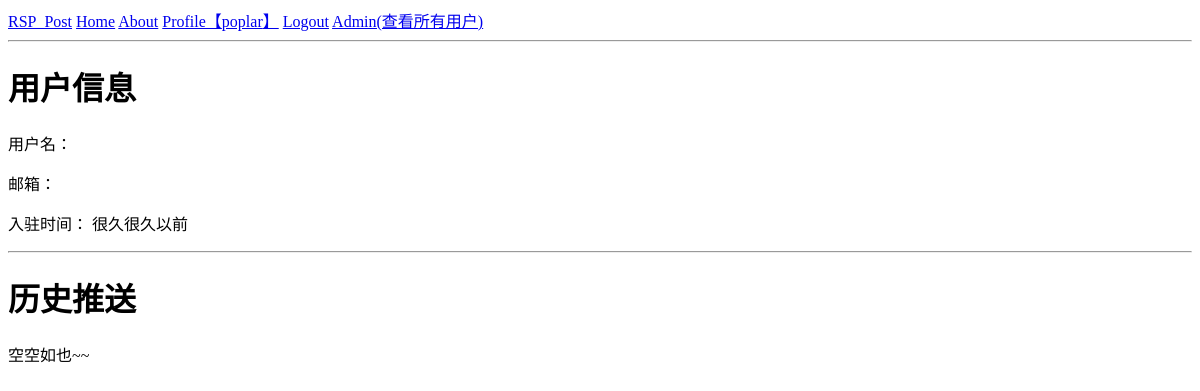
The page /profile/佚名 (signed in) on the database as committed earlier.
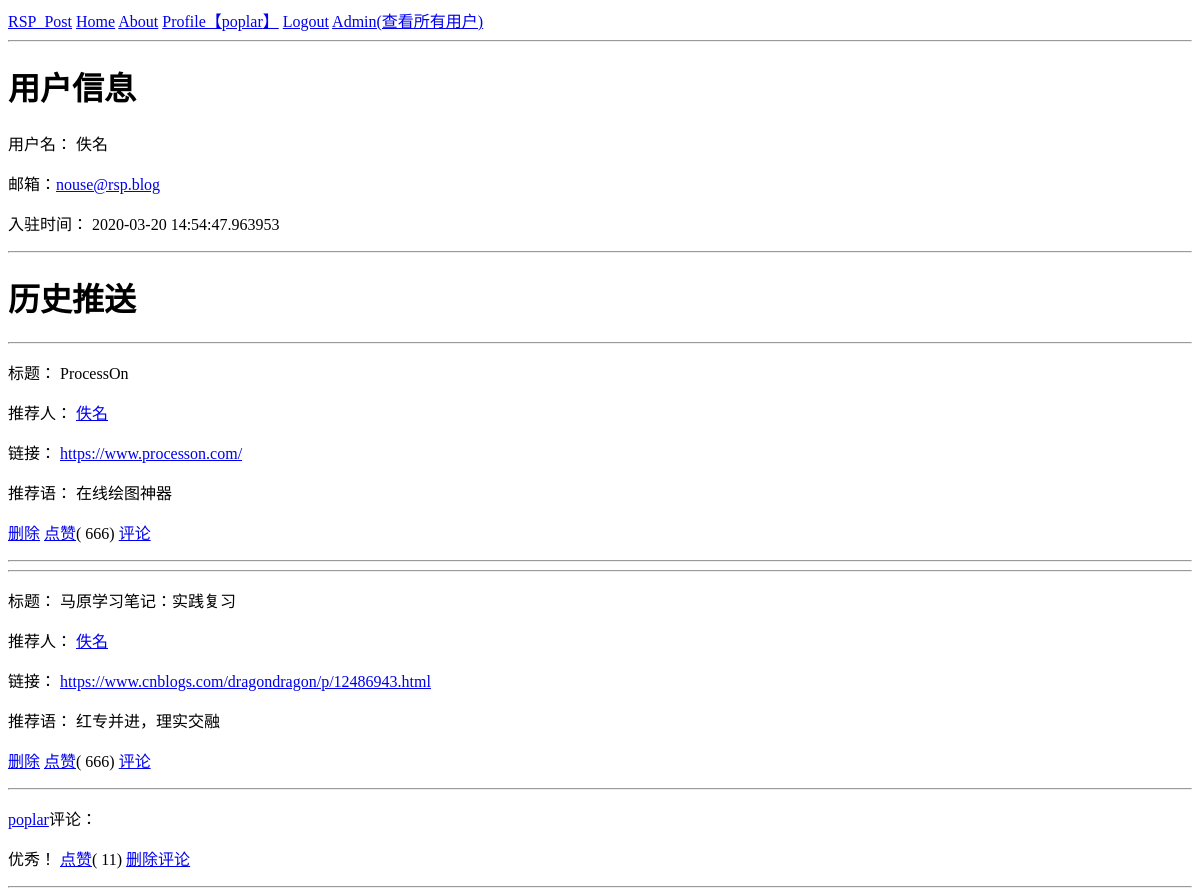
The same page on the database as committed later.
### rsppost/models.py (models this page shows, shortened)
class User(db.Model,UserMixin):
    id = db.Column(db.Integer, primary_key=True)
    username = db.Column(db.String(20), unique=True, nullable=False, index=True)
    email = db.Column(db.String(120), unique=True, nullable=False, index=True)
    password_hash = db.Column(db.String(128))
    is_admin=db.Column(db.Boolean,default=False)
    timestamp=db.Column(db.DateTime,index=True,default=datetime.utcnow)
    is_anonymous=db.Column(db.Boolean,default=False)
    posts=db.relationship('Post',backref='author',lazy='dynamic')
    comments=db.relationship('Comment',backref='author',lazy='dynamic')

class Post(db.Model):
    id=db.Column(db.Integer,primary_key=True)
    title = db.Column(db.String(140))
    url = db.Column(db.String(140))
    body = db.Column(db.String(140))
    likes=db.Column(db.Integer,default=0)
    liked_by=db.Column(db.String(20)) #点赞用户
    user_id=db.Column(db.Integer,db.ForeignKey('user.id'))
    comments=db.relationship('Comment',backref='father_post',lazy='dynamic')

class Comment(db.Model):
    id=db.Column(db.Integer,primary_key=True)
    content=db.Column(db.String(140))
    likes=db.Column(db.Integer,default=0)
    post_id=db.Column(db.Integer,db.ForeignKey('post.id'))
    user_id=db.Column(db.Integer,db.ForeignKey('user.id'))

### rsppost/users/routes.py (the view)
@users.route('/profile/<username>')
@login_required
def profile(username):
    user=User.query.filter_by(username=username).first()
    posts=Post.query.filter_by(author=user).all()
    return render_template('profile.html',title='Profile',posts=posts,user=user)

### rsppost/models.py (called while the page is built)
@login.user_loader
def load_user(id):
    return User.query.get(int(id))

### rsppost/templates/profile.html
{% extends 'base.html' %}
{% block content %}
    <h1>用户信息</h1>
    <p>用户名： {{ user.username }} </p>
    <p>邮箱：<a href="mailto: {{ user.email }} ">{{ user.email }}</a></p>
    <p>入驻时间：
        {% if not user.timestamp %}
            很久很久以前
        {% else %}
            {{ user.timestamp }}
        {% endif %}
    </p>
    <hr>
    <h1>历史推送</h1>
    {% if not posts %}
        空空如也~~
    {% endif %}
    {% for post in posts %}
        {% include '_post.html' %}
    {% endfor %}
{% endblock %}

### rsppost/templates/_post.html
<hr>
{% if post.title %}
<p>标题： {{ post.title }}</p>
{% endif %}
<p>推荐人： <a href='{{ url_for('users.profile',username = post.author.username) }}'>{{ post.author.username }}</a></p>
{% if post.url %}
<p>链接： <a href="{{ post.url }}">{{ post.url }}</a></p>
{% endif %}
{% if post.body %}
<p>推荐语： {{ post.body }}</p>
{% endif %}
<p>
    {% if post.author==current_user or current_user.is_admin %}
        <span><a href='{{ url_for('posts.delete_post',post_id=post.id) }}'>删除</a></span>
    {% endif %}
    <span><a href='{{ url_for('posts.like_post',post_id=post.id) }}'>点赞</a>( {{ post.likes }})</span>
    <span><a href="{{ url_for('posts.comment_post',post_id=post.id) }}">评论</a></span>
</p>
{% if post.comments.first() %}
    {% for comment in post.comments.all() %}
        <hr>
        <p>
            <a href="{{ url_for('users.profile',username=comment.author.username) }}">{{ comment.author.username }}</a>评论：
        </p>
        <p>
            {{ comment.content }}
            <span><a href='{{ url_for('posts.like_comment',comment_id=comment.id) }}'>点赞</a>( {{ comment.likes }})</span>
            {% if comment.author==current_user or current_user==comment.father_post.author %}
                <a href="{{ url_for('posts.delete_comment',comment_id=comment.id) }}">删除评论</a>
            {% endif %}
        </p>
    {% endfor %}
{% endif %}
<hr>

Rows that differ between the two databases and show on the page:
added User: username "佚名", email "nouse@rsp.blog", timestamp "2020-03-20 14:54:47.963953"
added Post: title "ProcessOn", author.username "佚名", url "https://www.processon.com/", body "在线绘图神器", likes "666"
added Post: title "马原学习笔记：实践复习", author.username "佚名", url "https://www.cnblogs.com/dragondragon/p/12486943.html", body "红专并进，理实交融", likes "666"
added Comment: author.username "poplar", content "优秀！", likes "11"
Other text that changed with them:
text no longer shown: "很久很久以前 空空如也~~"
